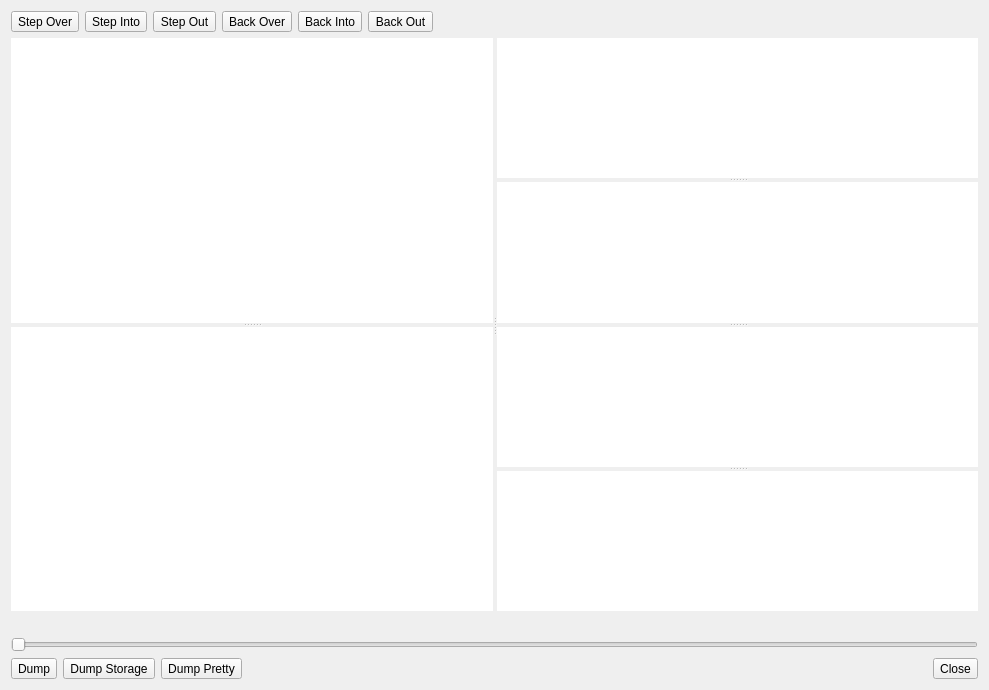
<?xml version="1.0" encoding="UTF-8"?>
<ui version="4.0">
 <class>Debugger</class>
 <widget class="QDialog" name="Debugger">
  <property name="geometry">
   <rect>
    <x>0</x>
    <y>0</y>
    <width>989</width>
    <height>690</height>
   </rect>
  </property>
  <property name="windowTitle">
   <string>Dialog</string>
  </property>
  <layout class="QVBoxLayout" name="verticalLayout">
   <item>
    <widget class="QFrame" name="frame">
     <property name="frameShape">
      <enum>QFrame::NoFrame</enum>
     </property>
     <property name="frameShadow">
      <enum>QFrame::Raised</enum>
     </property>
     <layout class="QHBoxLayout" name="horizontalLayout">
      <property name="leftMargin">
       <number>0</number>
      </property>
      <property name="topMargin">
       <number>0</number>
      </property>
      <property name="rightMargin">
       <number>0</number>
      </property>
      <property name="bottomMargin">
       <number>0</number>
      </property>
      <item>
       <widget class="QToolButton" name="stepOver">
        <property name="text">
         <string>Step Over</string>
        </property>
       </widget>
      </item>
      <item>
       <widget class="QToolButton" name="stepInto">
        <property name="text">
         <string>Step Into</string>
        </property>
       </widget>
      </item>
      <item>
       <widget class="QToolButton" name="stepOut">
        <property name="text">
         <string>Step Out</string>
        </property>
       </widget>
      </item>
      <item>
       <widget class="QToolButton" name="backOver">
        <property name="text">
         <string>Back Over</string>
        </property>
       </widget>
      </item>
      <item>
       <widget class="QToolButton" name="backInto">
        <property name="text">
         <string>Back Into</string>
        </property>
       </widget>
      </item>
      <item>
       <widget class="QToolButton" name="backOut">
        <property name="text">
         <string>Back Out</string>
        </property>
       </widget>
      </item>
      <item>
       <spacer name="horizontalSpacer">
        <property name="orientation">
         <enum>Qt::Horizontal</enum>
        </property>
        <property name="sizeHint" stdset="0">
         <size>
          <width>40</width>
          <height>20</height>
         </size>
        </property>
       </spacer>
      </item>
     </layout>
    </widget>
   </item>
   <item>
    <widget class="QSplitter" name="splitter_6">
     <property name="sizePolicy">
      <sizepolicy hsizetype="Expanding" vsizetype="Expanding">
       <horstretch>0</horstretch>
       <verstretch>0</verstretch>
      </sizepolicy>
     </property>
     <property name="orientation">
      <enum>Qt::Horizontal</enum>
     </property>
     <widget class="QSplitter" name="splitter_42">
      <property name="sizePolicy">
       <sizepolicy hsizetype="Preferred" vsizetype="Expanding">
        <horstretch>1</horstretch>
        <verstretch>0</verstretch>
       </sizepolicy>
      </property>
      <property name="orientation">
       <enum>Qt::Vertical</enum>
      </property>
      <widget class="QListWidget" name="debugCode">
       <property name="sizePolicy">
        <sizepolicy hsizetype="Expanding" vsizetype="Expanding">
         <horstretch>0</horstretch>
         <verstretch>0</verstretch>
        </sizepolicy>
       </property>
       <property name="frameShape">
        <enum>QFrame::NoFrame</enum>
       </property>
       <property name="lineWidth">
        <number>0</number>
       </property>
      </widget>
      <widget class="QListWidget" name="callStack">
       <property name="font">
        <font>
         <family>Ubuntu Mono</family>
        </font>
       </property>
       <property name="frameShape">
        <enum>QFrame::NoFrame</enum>
       </property>
       <property name="lineWidth">
        <number>0</number>
       </property>
      </widget>
     </widget>
     <widget class="QSplitter" name="splitter_4">
      <property name="sizePolicy">
       <sizepolicy hsizetype="Preferred" vsizetype="Expanding">
        <horstretch>1</horstretch>
        <verstretch>0</verstretch>
       </sizepolicy>
      </property>
      <property name="orientation">
       <enum>Qt::Vertical</enum>
      </property>
      <widget class="QTextEdit" name="debugStack">
       <property name="frameShape">
        <enum>QFrame::NoFrame</enum>
       </property>
       <property name="lineWidth">
        <number>0</number>
       </property>
       <property name="readOnly">
        <bool>true</bool>
       </property>
       <property name="textInteractionFlags">
        <set>Qt::TextSelectableByKeyboard|Qt::TextSelectableByMouse</set>
       </property>
      </widget>
      <widget class="QTextEdit" name="debugMemory">
       <property name="frameShape">
        <enum>QFrame::NoFrame</enum>
       </property>
       <property name="lineWidth">
        <number>0</number>
       </property>
       <property name="readOnly">
        <bool>true</bool>
       </property>
       <property name="textInteractionFlags">
        <set>Qt::TextSelectableByKeyboard|Qt::TextSelectableByMouse</set>
       </property>
      </widget>
      <widget class="QTextEdit" name="debugStorage">
       <property name="frameShape">
        <enum>QFrame::NoFrame</enum>
       </property>
       <property name="lineWidth">
        <number>0</number>
       </property>
       <property name="readOnly">
        <bool>true</bool>
       </property>
       <property name="textInteractionFlags">
        <set>Qt::TextSelectableByKeyboard|Qt::TextSelectableByMouse</set>
       </property>
      </widget>
      <widget class="QTextEdit" name="debugCallData">
       <property name="frameShape">
        <enum>QFrame::NoFrame</enum>
       </property>
       <property name="readOnly">
        <bool>true</bool>
       </property>
      </widget>
     </widget>
    </widget>
   </item>
   <item>
    <widget class="QLabel" name="debugStateInfo">
     <property name="sizePolicy">
      <sizepolicy hsizetype="Preferred" vsizetype="Maximum">
       <horstretch>0</horstretch>
       <verstretch>0</verstretch>
      </sizepolicy>
     </property>
     <property name="text">
      <string/>
     </property>
     <property name="alignment">
      <set>Qt::AlignRight|Qt::AlignTrailing|Qt::AlignVCenter</set>
     </property>
    </widget>
   </item>
   <item>
    <widget class="QSlider" name="debugTimeline">
     <property name="orientation">
      <enum>Qt::Horizontal</enum>
     </property>
    </widget>
   </item>
   <item>
    <widget class="QFrame" name="frame_2">
     <property name="frameShape">
      <enum>QFrame::NoFrame</enum>
     </property>
     <property name="frameShadow">
      <enum>QFrame::Raised</enum>
     </property>
     <layout class="QHBoxLayout" name="horizontalLayout_2">
      <property name="leftMargin">
       <number>0</number>
      </property>
      <property name="topMargin">
       <number>0</number>
      </property>
      <property name="rightMargin">
       <number>0</number>
      </property>
      <property name="bottomMargin">
       <number>0</number>
      </property>
      <item>
       <widget class="QToolButton" name="dump">
        <property name="text">
         <string>Dump</string>
        </property>
       </widget>
      </item>
      <item>
       <widget class="QToolButton" name="dumpStorage">
        <property name="text">
         <string>Dump Storage</string>
        </property>
       </widget>
      </item>
      <item>
       <widget class="QToolButton" name="dumpPretty">
        <property name="text">
         <string>Dump Pretty</string>
        </property>
       </widget>
      </item>
      <item>
       <spacer name="horizontalSpacer_2">
        <property name="orientation">
         <enum>Qt::Horizontal</enum>
        </property>
        <property name="sizeHint" stdset="0">
         <size>
          <width>577</width>
          <height>20</height>
         </size>
        </property>
       </spacer>
      </item>
      <item>
       <widget class="QToolButton" name="close">
        <property name="text">
         <string>Close</string>
        </property>
       </widget>
      </item>
     </layout>
    </widget>
   </item>
  </layout>
 </widget>
 <resources/>
 <connections/>
</ui>
